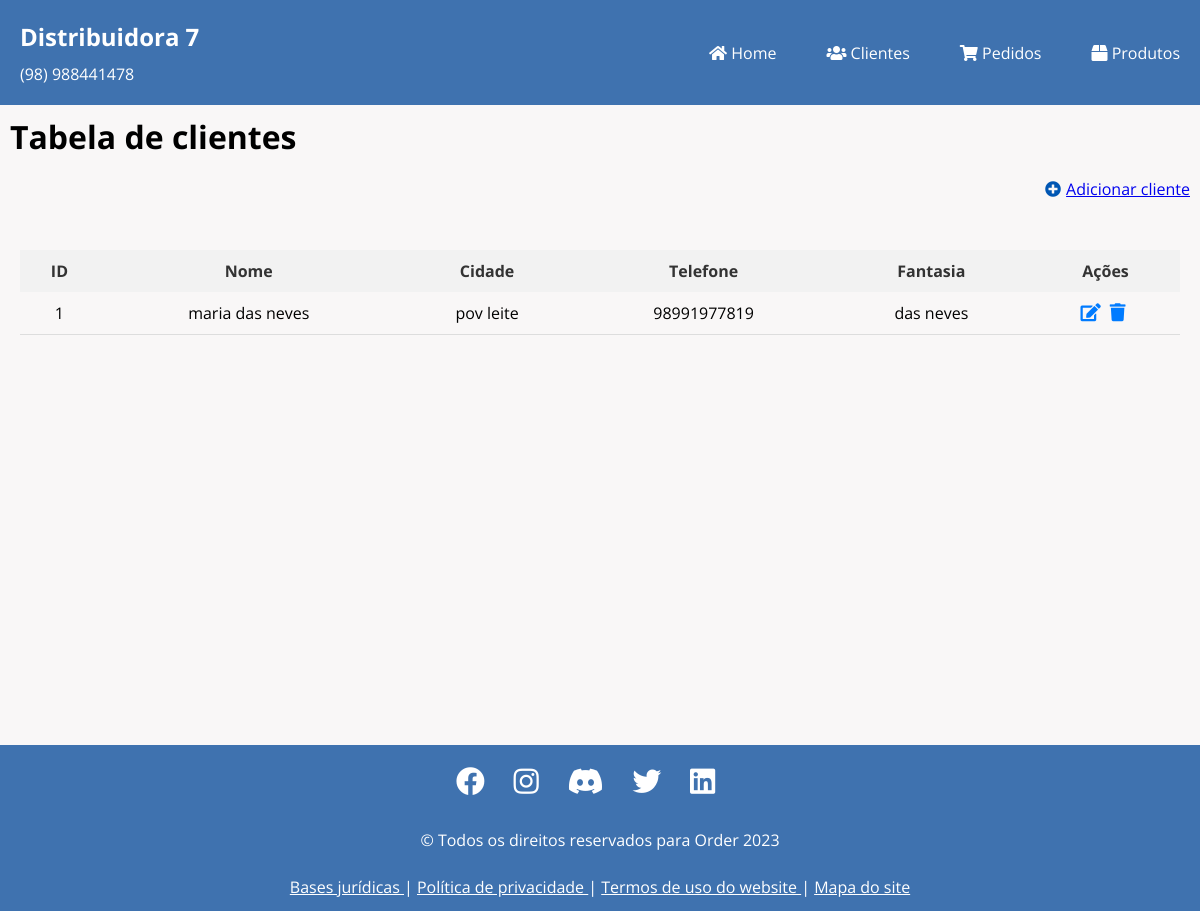
Before: /clientes/tabela/ with the older database file.
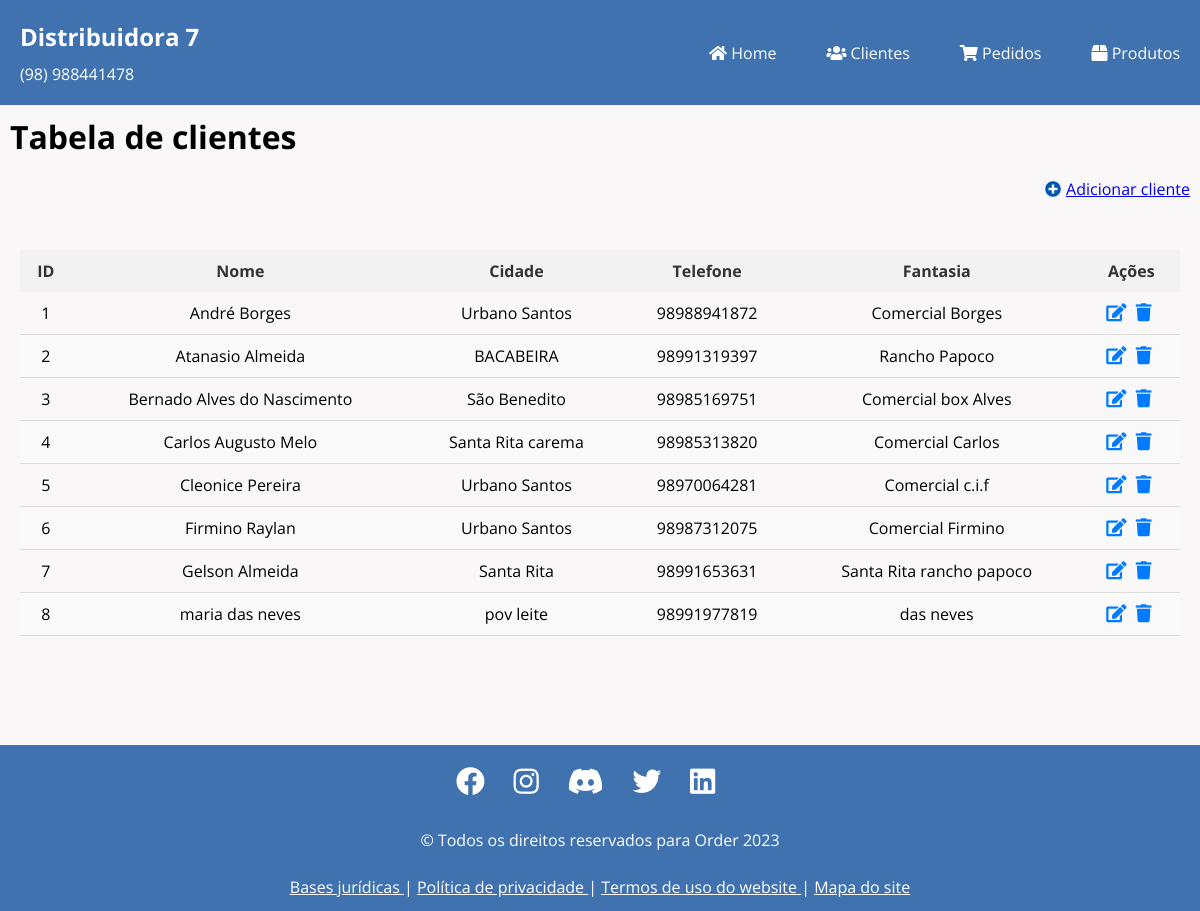
After: the same page with the newer database file.
### clientes/models.py (models this page shows, shortened)
class ClienteModel(models.Model):
    nome = models.CharField(max_length=50)
    cidade = models.CharField(max_length=50)
    telefone = models.IntegerField()
    fantasia = models.CharField(max_length=50)

### clientes/views.py (the view)
# urls.py: path('tabela/',views.clientes_view,name='clientes-tabela'),
def clientes_view(request):
    clientes = models.ClienteModel.objects.all().order_by(Lower('nome'))
    return render(request, 'clientes.html', {"clientes": clientes})

### clientes/templates/clientes.html
{% extends "base.html" %}
{% load static %}
{% block links_extras %}
<link rel="stylesheet" href="{% static 'css/tabelas.css' %}">
{% endblock %}
{% block container_page %}
<div class="Conteudo">
    <div class="titulo-tabela">
        <h1>Tabela de clientes</h1>
    </div>
    <div class="content-add">
        <i class="fas fa-plus-circle"></i>
        <a href="{% url 'adicionar-cliente' %}"> Adicionar cliente</a>
    </div>
    <div class="content-conteudo">
        <div class="table-wrapper">
            <table class="table">
                <thead>
                    <tr>
                        <th>ID</th>
                        <th>Nome</th>
                        <th>Cidade</th>
                        <th>Telefone</th>
                        <th>Fantasia</th>
                        <th>Ações</th>
                    </tr>
                </thead>
                <tbody>
                    {% for cliente in clientes %}
                    <tr>
                        <td>{{ forloop.counter }}</td>
                        <td>{{ cliente.nome }}</td>
                        <td>{{ cliente.cidade }}</td>
                        <td>{{ cliente.telefone }}</td>
                        <td>{{ cliente.fantasia }}</td>
                        <td>
                            <a href="{% url 'editar-cliente' cliente.pk %}"><i class="fas fa-edit"></i></a>
                            <a href="{% url 'excluir-cliente' cliente.pk %}"><i class="fas fa-trash"></i></a>
                        </td>
                    </tr>
                    {% endfor %}
                </tbody>
            </table>
        </div>
    </div>
</div>
{% endblock %}

### paginas_principais/templates/base.html (shortened to what this page needs)
{% load static %}
<!DOCTYPE html>
<html lang="en">
<head>
    <link rel="stylesheet" href="https://cdnjs.cloudflare.com/ajax/libs/font-awesome/5.15.4/css/all.min.css">
    <link rel="stylesheet" href="{% static 'css/base.css' %}">
    {% block links_extras %}
    {% endblock %}
</head>
<body>
    {% block header %}
    <header>
        <nav class="NavBar">
            {% block logo %}
            <div class="logomarca">
                <h1>Distribuidora 7</h1>
                <p>(98) 988441478</p>
            </div>
            {% endblock %}
            <div class="content-menu-topo">
                <ul class="menu-topo">
                    <li><a href="{% url 'home' %}"><i class="fas fa-home"></i> Home</a></li>
                    <li><a href="{% url 'clientes-tabela' %}"><i class="fas fa-users"></i> Clientes</a></li>
                    <li><a href="{% url 'listar-pedidos' %}"><i class="fas fa-shopping-cart"></i> Pedidos</a></li>
                    <li><a href="{% url 'listar-produtos' %}"><i class="fas fa-box"></i> Produtos</a></li>
                </ul>
            </div>
        </nav>
    </header>
    {% endblock %}
    <div class="conteiner_main">
        {% block container_page %}
        {% endblock %}
    </div>
    {% block footer %}
    <footer class="rodape">
        <ul class="contact_social">
            <li class="items_social"><i class="fab fa-facebook"></i></li>
            <li class="items_social"><i class="fab fa-instagram"></i></li>
            <li class="items_social"><i class="fab fa-discord"></i></li>
            <li class="items_social"><i class="fab fa-twitter "></i></li>
            <li class="items_social"><i class="fab fa-linkedin"></i></li>
        </ul>
        <p>&copy; Todos os direitos reservados para Order 2023</p>
        <p>
            <a href="#" class="link_footer">Bases jurídicas </a>|
            <a href="#" class="link_footer">Política de privacidade </a>|
            <a href="#" class="link_footer">Termos de uso do website </a>|
            <a href="#" class="link_footer">Mapa do site</a>
        </p>
    </footer>
    {% endblock %}
</body>
</html>

### static/css/base.css (style rules this page uses)
* { margin: 0; padding: 0; box-sizing: border-box; list-style: none; }
html,body { height: 100%; }
body { font-family: "Open Sans", sans-serif; background-color: #F9F7F7; }
.NavBar { display: flex; align-items: center; justify-content: space-between; width: 100%; background-color: #3f72af; color: #fff; padding: 20px; }
.logomarca { display: flex; flex-direction: column; gap: 10px; }
.menu-topo { display: flex; align-items: center; justify-content: space-between; gap: 50px; }
.menu-topo li a { color: #fff; text-decoration: none; }
.menu-topo li a { transition: all 0.3s ease; }
.conteiner_main { min-height: 80vh; }
.rodape { display: flex; align-items: center; justify-content: center; flex-direction: column; background-color: #3f72af; color: #fff; }
.rodape .contact_social { display: flex; align-items: center; justify-content: center; list-style: none; margin: 1em 0; }
.contact_social .items_social { margin-right: 1em; font-size: 1.8em; cursor: pointer; transition: color 0.4s ease-in-out; }
.rodape a { transition: color 0.4s ease-in-out; color: #fff; }
.rodape p { text-align: center; margin: 0.8em 0; }

### static/css/tabelas.css (style rules this page uses)
.content-conteudo { display: flex; align-items: center; justify-content: center; flex-direction: column; overflow-y: auto; padding: 20px; }
.titulo-tabela { padding: 10px; }
.table-wrapper { overflow-x: auto; width: 100%; }
.table { width: 100%; border-collapse: collapse; margin-top: 20px; }
.table th { background-color: #f2f2f2; color: #333; font-weight: bold; padding: 10px; }
.table td { padding: 10px; border-bottom: 1px solid #ddd; white-space: nowrap; text-align: center; }
.table td { transition: all 0.3s ease; }
.table tbody tr:nth-child(even) { background-color: #f9f9f9; }
.table .fa-edit, .table .fa-trash, .fa-print { font-size: 18px; margin-right: 5px; color: #007bff; text-decoration: none; transition: color 0.3s ease; }
.content-add { display: flex; width: 100%; align-items: center; justify-content: flex-end; gap: 5px; padding: 10px; }
.content-add i { color: #0056b3; }

Changed rows visible on the page:
added ClienteModel: nome "André Borges", cidade "Urbano Santos", telefone "98988941872", fantasia "Comercial Borges"
added ClienteModel: nome "Atanasio Almeida", cidade "BACABEIRA", telefone "98991319397", fantasia "Rancho Papoco"
added ClienteModel: nome "Bernado Alves do Nascimento", cidade "São Benedito", telefone "98985169751", fantasia "Comercial box Alves"
added ClienteModel: nome "Carlos Augusto Melo", cidade "Santa Rita carema", telefone "98985313820", fantasia "Comercial Carlos"
added ClienteModel: nome "Cleonice Pereira", cidade "Urbano Santos", telefone "98970064281", fantasia "Comercial c.i.f"
added ClienteModel: nome "Firmino Raylan", cidade "Urbano Santos", telefone "98987312075", fantasia "Comercial Firmino"
added ClienteModel: nome "Gelson Almeida", cidade "Santa Rita", telefone "98991653631", fantasia "Santa Rita rancho papoco"
